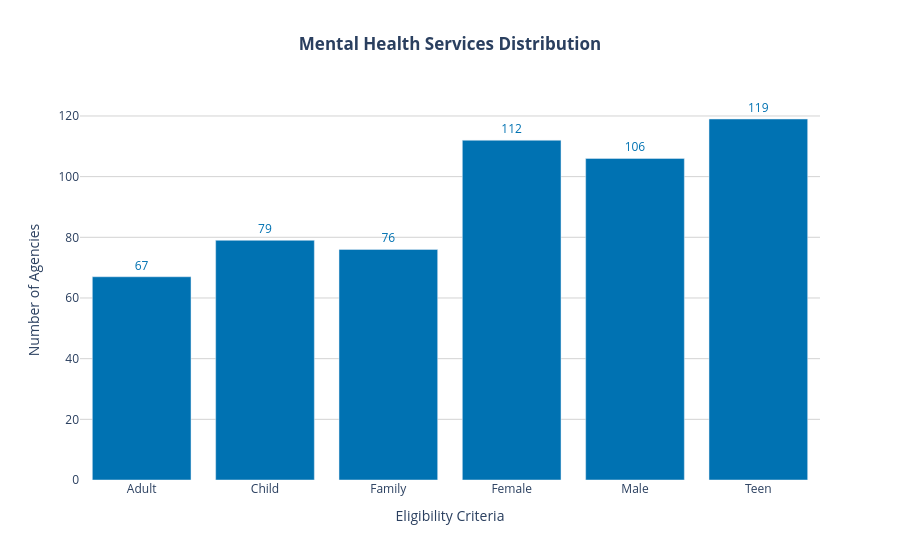

The cell this chart's notebook holds for it:
### Code cell
x1 = np.array(["Adult", "Child", "Family", "Female", "Male", "Teen"])

eligibility_cols = ["EligibilityAdult", "EligibilityChild", "EligibilityFamily", 
                    "EligibilityFemale", "EligibilityMale", "EligibilityTeen"]

y1 = np.array([df_clean[col].eq(True).sum() for col in eligibility_cols])

graph = go.Figure()

graph.add_trace(go.Bar(
    x=x1, 
    y=y1,
    marker_color='#0072B2',
    text=y1,
    textposition='outside',
    textfont=dict(color='#0072B2')
))

graph.update_layout(
    title=dict(
        text="<b>Mental Health Services Distribution</b>",
        x=0.5,
        xanchor='center'
    ),
    xaxis_title="Eligibility Criteria",
    yaxis_title="Number of Agencies",
    plot_bgcolor='white',
    yaxis=dict(gridcolor='lightgrey')
)

graph.show()

### Figure 1 — Plotly figure (JSON) as saved in the notebook; plotly's stock layout.template omitted (floating-point values rounded to 4 significant figures)
{"data": [{"marker": {"color": "#0072B2"}, "text": [67.0, 79.0, 76.0, 112.0, 106.0, 119.0], "textfont": {"color": "#0072B2"}, "textposition": "outside", "type": "bar", "x": ["Adult", "Child", "Family", "Female", "Male", "Teen"], "y": [67, 79, 76, 112, 106, 119]}], "layout": {"plot_bgcolor": "white", "title": {"text": "<b>Mental Health Services Distribution</b>", "x": 0.5, "xanchor": "center"}, "xaxis": {"title": {"text": "Eligibility Criteria"}}, "yaxis": {"gridcolor": "lightgrey", "title": {"text": "Number of Agencies"}}}}
